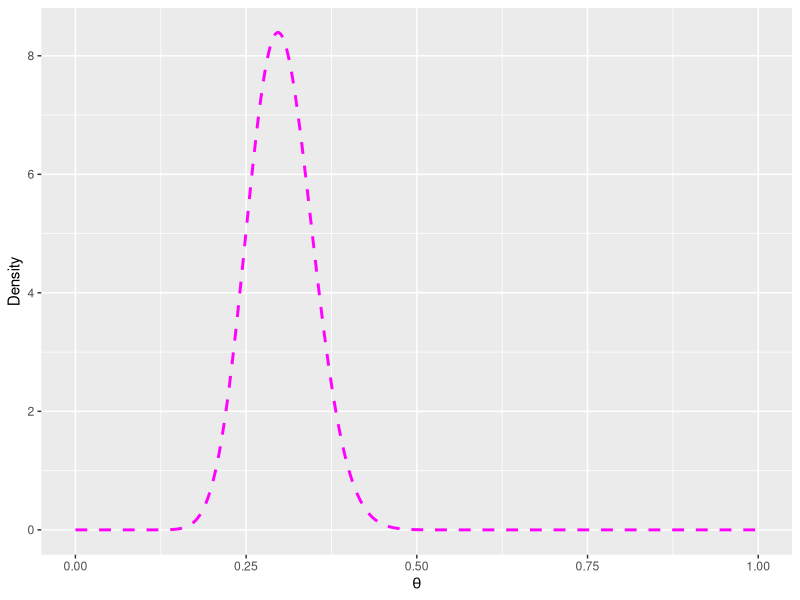
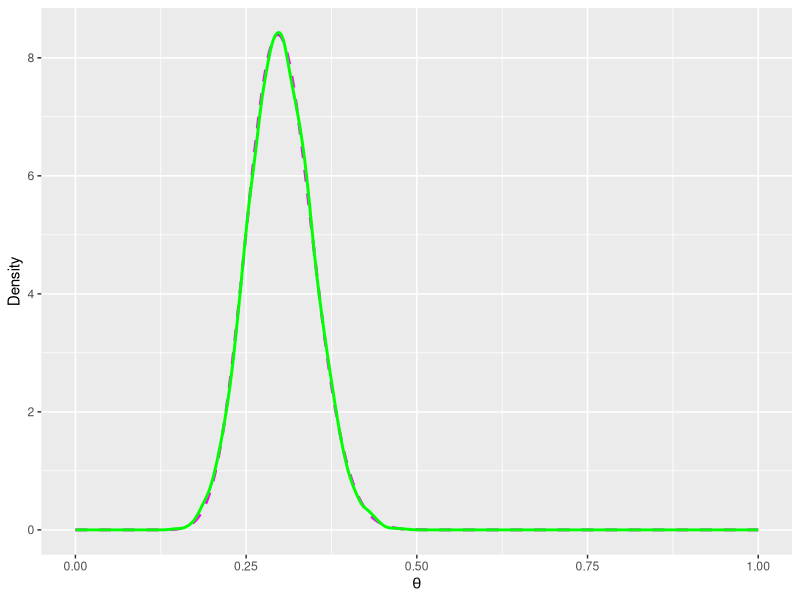

These charts were generated, in order, by the following R code:
## ---- chunk 1
#| include: false
individual <- 'I certify that this assignment represents my own work. I have not used any unauthorized or unacknowledged aids as stated in the preamble, including free or commercial systems or services offered on the internet or text generating systems embedded into software. I did not copy code from someone else nor did I share my code with someone else.' 

collab <- 'I certify that this assignment represents collaborative work by me and my collaborator listed below. I confirm that both contributed equally to this assignment and that we are equally responsible for the entirety of this report that we will receive the same grade on this report. I have not used any unauthorized or unacknowledged aids as stated in the preamble, including free or commercial systems or services offered on the internet or text generating systems embedded into software. I did not copy code nor did I share my code with someone other than my collaborator. I also found no indication for any such misconduct by collaborator.'
## ---- chunk 2
#| include: false
collaboration <- FALSE # FALSE: Individual work; TRUE: Collaboration
## ---- chunk 3
#| include: false
info <-sessionInfo()
time <- Sys.time()
## ---- chunk 4
library(tidyverse)
library(ggplot2)
## ---- chunk 5
#Assuming the satisfaction rate of 0.6 means that 60% of reviews are positive
data <- data.frame(company = c("A","B","C"), sr =c(.6, .8, .83), prior = c(3/5,1/5,1/5))

# This function takes a data frame that has at least 3 columns, for the candidate (name and rate) and the prior, a number of trials N and a number of success s.
updating <- function(data, N, s){
  candidates <- data[, 2]
  prior <- data[, 3]
  
  lh <- dbinom(s, N, prob = candidates)
  posterior <- prior*lh
  posterior_norm <- posterior / sum(posterior)
  
  data$likelihood <- lh
  data$posterior <- posterior_norm
  data[ , -(1:2)] <- round(data[ , -(1:2)], 4)
  
  return(data)
}

data <- updating(data, 10, 8)
data


## ---- chunk 6
# Yesterday's posterior is today's prior
data_1 <- data[,1:3]
data_1$prior <- data$posterior
#data_1
updating(data_1, 10, 3)

## ---- chunk 7
data <- data.frame(factory = c("A","B","C"), dr =c(.1, .15, .2), prior = c(.5,.25,.25))
# Observation is that one defect occurred, so the belief is updated 
data_1 <- updating(data, 1, 1)
data_1
# Either A, or B, or C has a defect in the next shipment?
sum(data_1$dr*data_1$posterior)

## ---- chunk 8
#write code here
## ---- chunk 9
a <- 28
b <- 65

theta <- seq(0,1, length.out = 1e3)
d <- dbeta(theta, shape1 = a, shape2 = b)
summary <- data.frame(theta, d)

ggplot(summary, aes(x = theta, y = d)) +
  geom_line(linewidth = 1, linetype = "dashed", color = "#ff02ff" ) +
  labs(x = expression(theta), 
       y = "Density") 

# sample from prior
no <- 1e4
sample <- data.frame(smp = rbeta(no, a, b))

ggplot(summary) +
  geom_line(size = 1, linetype = "dashed",  color = "#ff02ff", aes(x = theta, y = d)) +
  geom_density(data = sample, aes(x = smp), color = "green", size = 1) + 
  labs(x = expression(theta), 
       y = "Density")

## ---- chunk 10

#write code here
